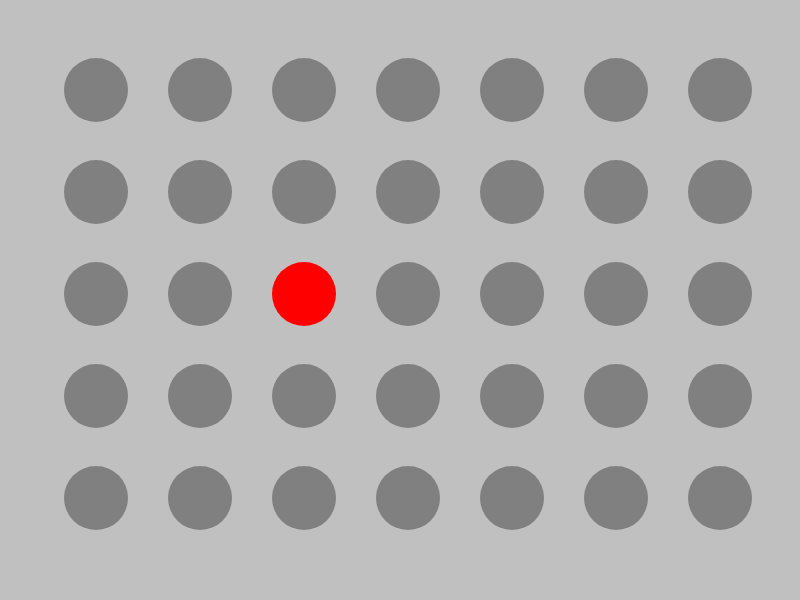
Frame 1 (no input)
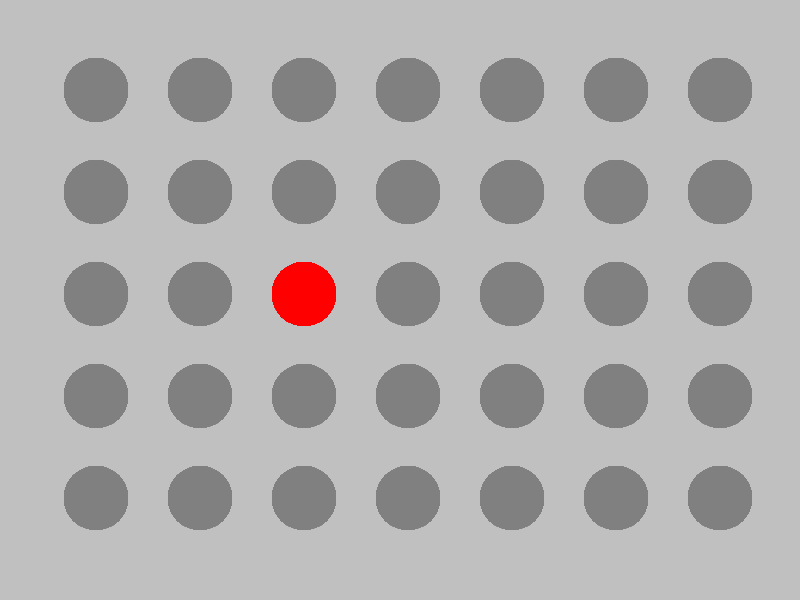
Frame 60 (no input)
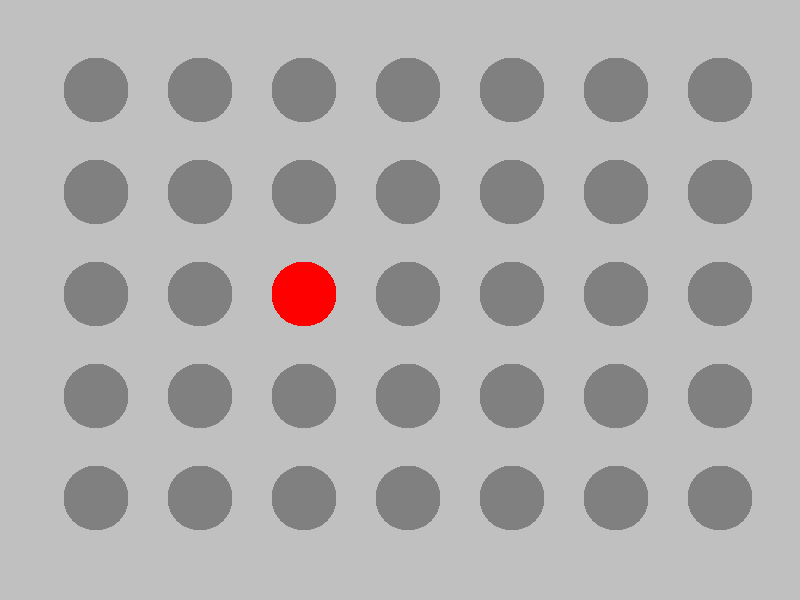
Frame 120 (the mouse pressed at the canvas centre since frame 60)

The p5.js sketch that drew these frames (run headless with seeded random() and noise() and a simulated clock; from frame 60 on, the mouse is pressed at the canvas centre):

// p5.js sketch
// ── sketch.js

var width, height;

var xPos, yPos;

var counter = 0;


function setup() {
	width = 800;
	height = 600;
	//createCanvas(width,height);
	createCanvas(width, height);
	background(192,192,192); 
	xPos= width ;
	yPos= height;
	

	
}

function draw() {
	
	
	fill("grey");
	noStroke();


	xPos= width*0.12 ;
	yPos= height*0.15;
	y = 60;
	for(var i = 0; i < 7; i++) {

		ellipse(xPos,yPos, width*0.08, width*0.08);
		for(var j = 0; j < 4 ; j++) {
			yPos+= height*0.12 + height*0.05;
			if(i==2 && j == 1){
				fill("red");
				ellipse(xPos,yPos, width*0.08, width*0.08);
				fill("grey");
			}
			else {
				ellipse(xPos,yPos, width*0.08, width*0.08);
			}
		}
		yPos= height*0.15;
		xPos+= width*0.12 + width*0.01;	
	}
}
